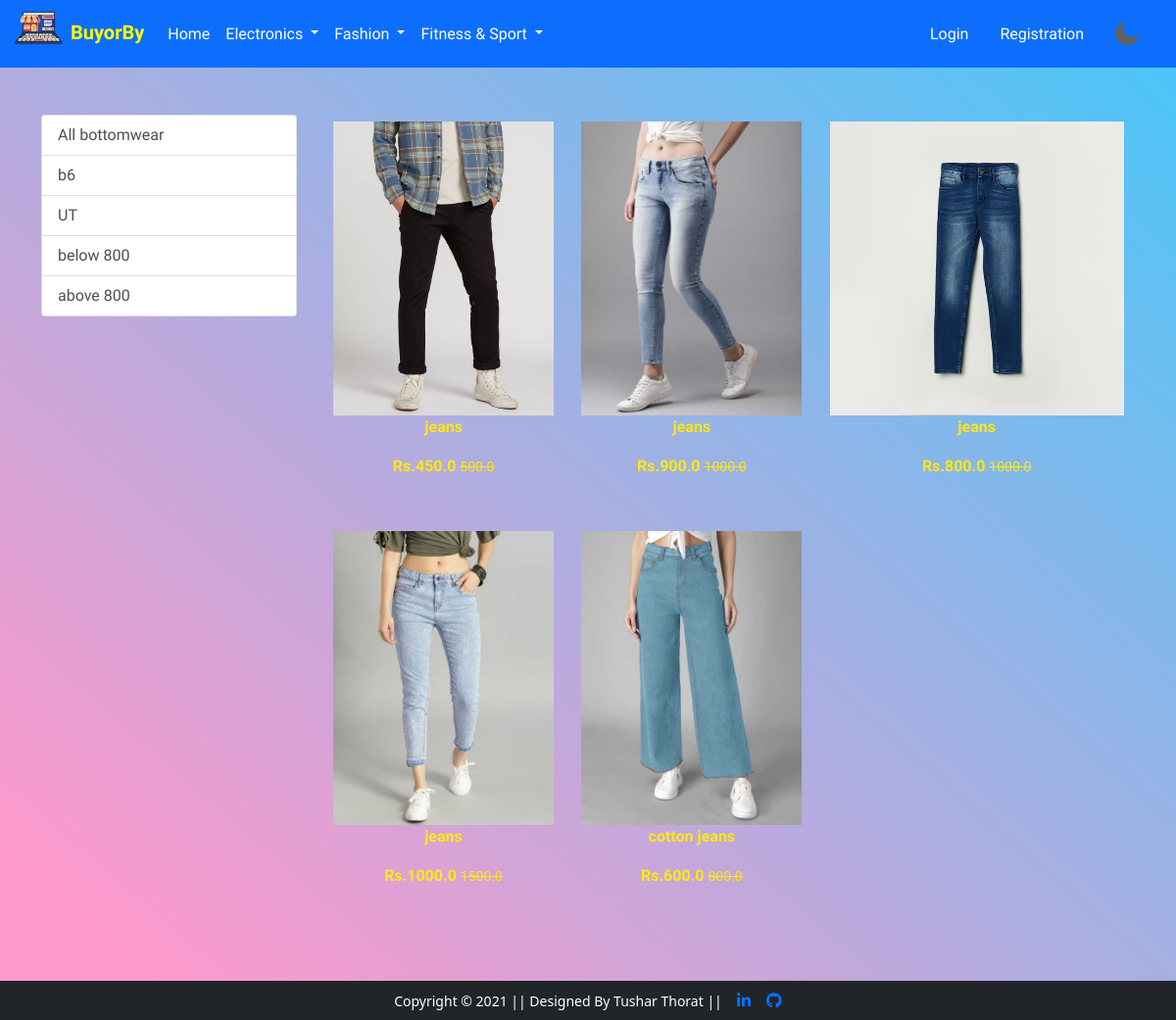
/bottom/, run on the app's committed database.
### app/models.py (models this page shows, shortened)
class Product(models.Model):
    title = models.CharField(max_length=100)
    selling_price =models.FloatField()
    discounted_price = models.FloatField()
    discripation = models.TextField(default = "anything")
    brand = models.CharField(max_length=100)
    category = models.CharField(choices=CATEGORY_CHOICES,max_length=2)
    product_image = models.ImageField(upload_to ='producting')

### app/views.py (the view)
# urls.py: path('bottom/', views.bottom, name='bottom'),
def bottom(request, data=None):
    if data == None:
        bottoms = Product.objects.filter(category='BW')
    elif data == 'UT' or data ==  'b6':
        bottoms =  Product.objects.filter(category='BW').filter(brand=data)
    elif data == 'below':
        bottoms =  Product.objects.filter(category='BW').filter(discounted_price__lt=800)
    elif data == 'above':
        bottoms =  Product.objects.filter(category='BW').filter(discounted_price__gt=800)
    return render(request, 'app/bottom.html',{'bottoms':bottoms})

### app/templates/app/bottom.html (shortened to what this page needs)
{% extends 'app/base.html' %}
{% load static %}
{% block main-content %}
<div class="container my-5">
 <div class="row">
  <div class="col-sm-3">
   <div class = "list-group">
     <a href = "{% url 'bottom' %}" class="list-group-item list-group-item-action"
     aria-current="true">All bottomwear</a>
     <a href = "{% url 'bottomdata' 'b6' %}" class="list-group-item list-group-item-action"
     aria-current="true">b6</a>
     <a href = "{% url 'bottomdata' 'UT' %}" class="list-group-item list-group-item-action"
     aria-current="true">UT</a>
     <a href = "{% url 'bottomdata' 'below' %}" class="list-group-item list-group-item-action"
     aria-current="true">below 800</a>
     <a href = "{% url 'bottomdata' 'above' %}" class="list-group-item list-group-item-action"
     aria-current="true">above 800</a>
   </div>
  </div>
  <div class="col-sm-8">
   <div class = "row">
     {% for product in bottoms %}
      <div class="col-sm-4 text-center mb-4">
       <a href="{% url 'product-detail' product.id %}" class="btn">
        <div class="item">
          <img src="{{product.product_image.url}}" alt=""
          height="300" class="">
          <div class="fw-bold"><p><b>{{product.title}}</b></p></div>
          <div class="fw-bold"><p><b>Rs.{{product.discounted_price}}
          <small class="fw-light text-decoration-line-through">{{product.selling_price}}</small> </b></p></div>
         </div>
       </a>
      </div>
     {% endfor %}
   </div>
  </div>
 </div>
</div>
{% endblock main-content %}

### app/static/app/css/style.css (style rules this page uses)
* { margin: 0; padding: 0; }
body { background:var(--primary-colour); }
:root { --primary-colour:linear-gradient(to bottom left, #33ccff -9%, #ff99cc 92%); --secondary-color:#212121; }
.container { color:var(--secondary-color); font-family: 'Kaushan Script', cursive; }
.fw-bold p b { color:#FEE715FF; }

### data on the page
Product: product_image (picture), title "jeans", discounted_price "450.0", selling_price "500.0"
Product: product_image (picture), title "jeans", discounted_price "900.0", selling_price "1000.0"
Product: product_image (picture), title "jeans", discounted_price "800.0", selling_price "1000.0"
Product: product_image (picture), title "jeans", discounted_price "1000.0", selling_price "1500.0"
Product: product_image (picture), title "cotton jeans", discounted_price "600.0", selling_price "800.0"
